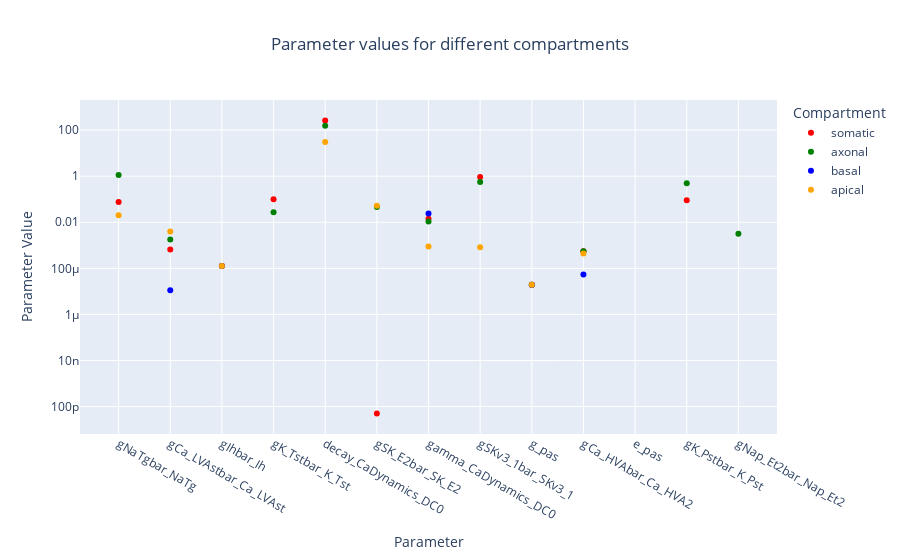

The cell this chart's notebook holds for it:
### Code cell
import plotly.graph_objects as go

# Create a scatter plot using Plotly
fig = go.Figure()
colors = ['red', 'green', 'blue', 'orange']
# Add scatter traces for each compartment
for compartment, color in zip(['somatic', 'axonal', 'basal', 'apical'], colors):
    x = []
    y = []
    for param_name in param_names_unique:
        if compartment in data_dict[param_name]:
            x.append(param_name)
            y.append(data_dict[param_name][compartment])
    fig.add_trace(go.Scatter(
        x=x,
        y=y,
        mode='markers',
        name=compartment,
        marker=dict(color=color)
    ))

# Update layout
fig.update_layout(
    title={'text': 'Parameter values for different compartments', 'x': 0.5},
    xaxis_title='Parameter',
    yaxis_title='Parameter Value',
    yaxis_type='log',
    legend_title='Compartment'
)

fig.show()

### Figure 1 — Plotly figure (JSON) as saved in the notebook; plotly's stock layout.template omitted (floating-point values rounded to 4 significant figures)
{"data": [{"marker": {"color": "red"}, "mode": "markers", "name": "somatic", "type": "scatter", "x": ["gNaTgbar_NaTg", "gCa_LVAstbar_Ca_LVAst", "gIhbar_Ih", "gK_Tstbar_K_Tst", "decay_CaDynamics_DC0", "gSK_E2bar_SK_E2", "gamma_CaDynamics_DC0", "gSKv3_1bar_SKv3_1", "g_pas", "gCa_HVAbar_Ca_HVA2", "e_pas", "gK_Pstbar_K_Pst"], "y": [0.07646, 0.0006623, 0.0001263, 0.0986, 262.2, 5e-11, 0.01431, 0.9154, 1.95e-05, 0.0005592, -90.99, 0.09036]}, {"marker": {"color": "green"}, "mode": "markers", "name": "axonal", "type": "scatter", "x": ["gNap_Et2bar_Nap_Et2", "gNaTgbar_NaTg", "gCa_LVAstbar_Ca_LVAst", "gK_Tstbar_K_Tst", "decay_CaDynamics_DC0", "gSK_E2bar_SK_E2", "gamma_CaDynamics_DC0", "gSKv3_1bar_SKv3_1", "g_pas", "gCa_HVAbar_Ca_HVA2", "e_pas", "gK_Pstbar_K_Pst"], "y": [0.003145, 1.12, 0.001803, 0.02708, 154.3, 0.04555, 0.01089, 0.556, 1.95e-05, 0.0005547, -90.99, 0.4896]}, {"marker": {"color": "blue"}, "mode": "markers", "name": "basal", "type": "scatter", "x": ["gCa_LVAstbar_Ca_LVAst", "gIhbar_Ih", "gamma_CaDynamics_DC0", "g_pas", "gCa_HVAbar_Ca_HVA2", "e_pas"], "y": [1.108e-05, 0.0001263, 0.02382, 1.95e-05, 5.464e-05, -90.99]}, {"marker": {"color": "orange"}, "mode": "markers", "name": "apical", "type": "scatter", "x": ["gNaTgbar_NaTg", "gCa_LVAstbar_Ca_LVAst", "gIhbar_Ih", "decay_CaDynamics_DC0", "gSK_E2bar_SK_E2", "gamma_CaDynamics_DC0", "gSKv3_1bar_SKv3_1", "g_pas", "gCa_HVAbar_Ca_HVA2", "e_pas"], "y": [0.01992, 0.003979, 0.0001263, 30.67, 0.05274, 0.0008809, 0.000824, 1.95e-05, 0.0004404, -90.99]}], "layout": {"legend": {"title": {"text": "Compartment"}}, "title": {"text": "Parameter values for different compartments", "x": 0.5}, "xaxis": {"title": {"text": "Parameter"}}, "yaxis": {"title": {"text": "Parameter Value"}, "type": "log"}}}
